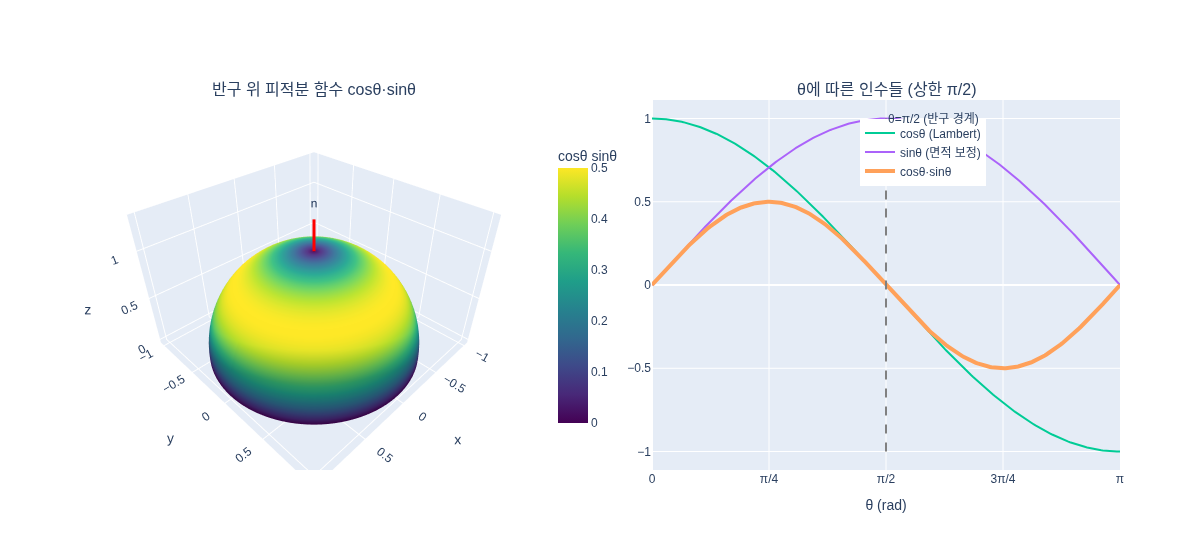

This figure's Python source:
# %% [markdown]
# # 반구 적분 → 구면 좌표 적분: 수치로 확인하기
#
# 목표 식:
#
# $$\frac{1}{\pi}\int_{\Omega} L(\omega)(\omega\cdot\mathbf{n})\,d\omega
# \;=\;\frac{1}{\pi}\int_{\phi=0}^{2\pi}\int_{\theta=0}^{\pi/2} L(\theta,\phi)\cos\theta\,\sin\theta\,d\theta\,d\phi$$
#
# 단계:
# 1. 구면 좌표 $\to$ 방향 벡터, $\omega\cdot\mathbf{n}=\cos\theta$ 확인
# 2. $d\omega=\sin\theta\,d\theta\,d\phi$ — 반구 넓이 $2\pi$로 검산
# 3. 균일 조명에서 결과가 $L$이 되는지($\frac{1}{\pi}$ 정규화) 확인
# 4. 상한 $\pi/2$(반구) vs $\pi$(전체 구) 비교
# 5. 리만합(원문 셰이더 방식) vs 몬테카를로(균일 방향 샘플) 교차 검증
# 6. 시각화: 반구 위 피적분 함수 $\cos\theta\sin\theta$

# %%
# 필요 패키지: numpy, plotly, kaleido
import os
import numpy as np


def _show(fig):
    try:
        from IPython import get_ipython
        if get_ipython() is not None:  # VSCode 셀/Jupyter에서만 렌더링
            fig.show()
    except ImportError:
        pass


HERE = os.path.dirname(os.path.abspath(__file__)) if "__file__" in globals() else os.getcwd()

# %% [markdown]
# ## 1. 구면 좌표 → 방향 벡터, 내적은 $\cos\theta$
#
# $$\omega=(\sin\theta\cos\phi,\ \sin\theta\sin\phi,\ \cos\theta),\qquad \mathbf{n}=(0,0,1)$$

# %%
def direction(theta, phi):
    return np.stack([np.sin(theta) * np.cos(phi),
                     np.sin(theta) * np.sin(phi),
                     np.cos(theta)], axis=-1)

n = np.array([0.0, 0.0, 1.0])
for th, ph in [(0.0, 0.0), (np.pi / 4, 1.0), (np.pi / 2, 2.0), (np.pi / 3, 5.0)]:
    w = direction(th, ph)
    print(f"theta={th:.3f} phi={ph:.1f} |w|={np.linalg.norm(w):.4f} "
          f"w·n={w @ n:.4f} cos(theta)={np.cos(th):.4f}")
# 출력:
# theta=0.000 phi=0.0 |w|=1.0000 w·n=1.0000 cos(theta)=1.0000
# theta=0.785 phi=1.0 |w|=1.0000 w·n=0.7071 cos(theta)=0.7071
# theta=1.571 phi=2.0 |w|=1.0000 w·n=0.0000 cos(theta)=0.0000
# theta=1.047 phi=5.0 |w|=1.0000 w·n=0.5000 cos(theta)=0.5000

# %% [markdown]
# ## 2. $d\omega=\sin\theta\,d\theta\,d\phi$ 검산
#
# 반구 표면적은 $2\pi$. $\sin\theta$를 빼면 $2\pi\cdot\frac{\pi}{2}=\pi^2$로 틀린다.

# %%
def riemann(f, theta_max, n1=400, n2=400):
    """원문 셰이더와 같은 이중 리만합. f(theta, phi) -> 값.
    d_phi = 2pi/n1, d_theta = theta_max/n2 (칸 중심에서 샘플)."""
    phi = (np.arange(n1) + 0.5) * (2 * np.pi / n1)
    theta = (np.arange(n2) + 0.5) * (theta_max / n2)
    TH, PH = np.meshgrid(theta, phi, indexing="ij")
    return f(TH, PH).sum() * (2 * np.pi / n1) * (theta_max / n2)

area_with_sin = riemann(lambda th, ph: np.sin(th), np.pi / 2)
area_without = riemann(lambda th, ph: np.ones_like(th), np.pi / 2)
print(f"sin 포함  : {area_with_sin:.5f}  (정답 2*pi = {2*np.pi:.5f})")
print(f"sin 미포함: {area_without:.5f}  (pi^2 = {np.pi**2:.5f}, 틀림)")
# 출력:
# sin 포함  : 6.28319  (정답 2*pi = 6.28319)
# sin 미포함: 9.86960  (pi^2 = 9.86960, 틀림)

# %% [markdown]
# ## 3. 균일 조명 $L\equiv 1$에서 결과는 1이어야 한다 ($\frac{1}{\pi}$ 정규화)
#
# $$\frac{1}{\pi}\int_0^{2\pi}\!\!\int_0^{\pi/2}\cos\theta\sin\theta\,d\theta\,d\phi
# =\frac{1}{\pi}\cdot 2\pi\cdot\tfrac12 = 1$$

# %%
def irradiance(L, theta_max=np.pi / 2, n1=400, n2=400):
    return riemann(lambda th, ph: L(th, ph) * np.cos(th) * np.sin(th), theta_max, n1, n2) / np.pi

E_uniform = irradiance(lambda th, ph: np.ones_like(th))
print(f"균일 조명 L=1 -> E = {E_uniform:.6f}")
# 출력:
# 균일 조명 L=1 -> E = 1.000003

# %% [markdown]
# ## 4. 상한 $\pi/2$ (반구) vs $\pi$ (전체 구)
#
# 전체 구에서 $\cos\theta$를 그대로 적분하면 아래 반구가 음수로 기여해 상쇄된다.
# 원문 후반부처럼 $\max(\cos\theta,0)$을 쓰면 전체 구 적분이 반구 적분과 같아진다.

# %%
E_half = irradiance(lambda th, ph: np.ones_like(th), theta_max=np.pi / 2)
E_full_raw = riemann(lambda th, ph: np.cos(th) * np.sin(th), np.pi) / np.pi
E_full_clamped = riemann(lambda th, ph: np.maximum(np.cos(th), 0) * np.sin(th), np.pi) / np.pi
print(f"반구  (theta<=pi/2)             : {E_half:.6f}")
print(f"전체구 cos 그대로 (theta<=pi)    : {E_full_raw:.6f}  <- 상쇄되어 0")
print(f"전체구 max(cos,0) (theta<=pi)    : {E_full_clamped:.6f}  <- 반구와 동일")
# 출력:
# 반구  (theta<=pi/2)             : 1.000003
# 전체구 cos 그대로 (theta<=pi)    : 0.000000  <- 상쇄되어 0
# 전체구 max(cos,0) (theta<=pi)    : 1.000010  <- 반구와 동일

# %% [markdown]
# ## 5. 비균일 조명: 리만합 vs 몬테카를로 교차 검증
#
# 조명 $L(\omega)=1+2\,\max(\omega\cdot\mathbf{s},0)$ (방향 $\mathbf{s}$ 쪽이 밝은 하늘).
# 몬테카를로는 **구면 좌표를 쓰지 않고** 3D에서 균일하게 방향을 뽑아
# $\frac{1}{\pi}\int_\Omega L(\omega)(\omega\cdot\mathbf{n})d\omega \approx \frac{1}{\pi}\cdot\frac{2\pi}{N}\sum L(\omega_k)(\omega_k\cdot\mathbf{n})$ 로 계산한다.
# 둘이 일치하면 $\sin\theta$ 야코비안이 옳다는 독립적 증거다.

# %%
s = np.array([0.6, 0.0, 0.8])  # 밝은 쪽 방향 (단위 벡터)

def L_sky_dir(w):                       # w: (..., 3)
    return 1.0 + 2.0 * np.maximum(w @ s, 0.0)

def L_sky(th, ph):                      # 구면 좌표 버전
    return L_sky_dir(direction(th, ph))

E_riemann = irradiance(L_sky, n1=800, n2=800)

rng = np.random.default_rng(0)
N = 2_000_000
v = rng.normal(size=(N, 3))
v /= np.linalg.norm(v, axis=1, keepdims=True)
v[:, 2] = np.abs(v[:, 2])               # 위쪽 반구로 접기 (반구에서 균일 분포)
E_mc = (2 * np.pi / N) * np.sum(L_sky_dir(v) * v[:, 2]) / np.pi

print(f"리만합(구면좌표)   : {E_riemann:.5f}")
print(f"몬테카를로(3D 균일): {E_mc:.5f}")
print(f"상대 오차          : {abs(E_riemann - E_mc) / E_riemann * 100:.3f} %")
# 출력:
# 리만합(구면좌표)   : 2.10283
# 몬테카를로(3D 균일): 2.10339
# 상대 오차          : 0.027 %

# %% [markdown]
# ## 6. 시각화
#
# 왼쪽: 반구 위에 피적분 함수 $\cos\theta\sin\theta$ (조명 $L=1$일 때 각 방향의 기여도)를 색으로.
# 천정($\theta=0$)은 $\cos$이 커도 $\sin$이 0이라 기여 0, 지평선($\theta=\pi/2$)은 $\cos$이 0이라 기여 0,
# 중간 $\theta=\pi/4$에서 최대.
#
# 오른쪽: $\theta$에 따른 $\cos\theta$, $\sin\theta$, $\cos\theta\sin\theta$ 곡선과 상한 $\pi/2$.

# %%
import plotly.graph_objects as go
from plotly.subplots import make_subplots

th = np.linspace(0, np.pi / 2, 60)
ph = np.linspace(0, 2 * np.pi, 120)
TH, PH = np.meshgrid(th, ph, indexing="ij")
XYZ = direction(TH, PH)
W = np.cos(TH) * np.sin(TH)

fig = make_subplots(rows=1, cols=2, specs=[[{"type": "surface"}, {"type": "xy"}]],
                    subplot_titles=("반구 위 피적분 함수 cosθ·sinθ", "θ에 따른 인수들 (상한 π/2)"))
fig.add_trace(go.Surface(x=XYZ[..., 0], y=XYZ[..., 1], z=XYZ[..., 2], surfacecolor=W,
                         colorscale="Viridis", cmin=0, cmax=0.5,
                         colorbar=dict(title="cosθ sinθ", x=0.45, len=0.8)), row=1, col=1)
fig.add_trace(go.Scatter3d(x=[0, 0], y=[0, 0], z=[0, 1.3], mode="lines+text", text=["", "n"],
                           line=dict(color="red", width=6), showlegend=False), row=1, col=1)

t = np.linspace(0, np.pi, 300)
fig.add_trace(go.Scatter(x=t, y=np.cos(t), name="cosθ (Lambert)"), row=1, col=2)
fig.add_trace(go.Scatter(x=t, y=np.sin(t), name="sinθ (면적 보정)"), row=1, col=2)
fig.add_trace(go.Scatter(x=t, y=np.cos(t) * np.sin(t), name="cosθ·sinθ", line=dict(width=4)), row=1, col=2)
fig.add_shape(type="line", x0=np.pi / 2, x1=np.pi / 2, y0=-1, y1=1, xref="x", yref="y",
              line=dict(dash="dash", color="gray"))
fig.add_annotation(x=np.pi / 2, y=1.0, xref="x", yref="y", text="θ=π/2 (반구 경계)",
                   showarrow=False, xanchor="left")
fig.update_xaxes(title_text="θ (rad)", tickvals=[0, np.pi / 4, np.pi / 2, 3 * np.pi / 4, np.pi],
                 ticktext=["0", "π/4", "π/2", "3π/4", "π"], row=1, col=2)
fig.update_layout(width=1200, height=550, scene=dict(aspectmode="data"),
                  legend=dict(x=0.75, y=0.95))

png_path = os.path.join(HERE, "expy.png")
fig.write_image(png_path, scale=1)
print("saved:", png_path)
_show(fig)
# 출력:
# saved: /home/sungwoo/projects/swcho/nerfstudio/fm/.fm/hints/7ca5d626-573e-483c-9579-f75c6fdfbec6/expy.png
